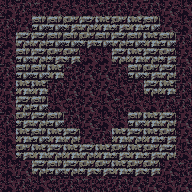

Below is a game level as drawn by its tile map, then a one-line description and the .tmx file that defines it, in full:
An orthogonal 12x12 tile map with 16x16 px tiles, 1 tile layer (tile) and 13 objects.

<map version="1.0" tiledversion="1.1.2" orientation="orthogonal" renderorder="right-down" width="12" height="12" tilewidth="16" tileheight="16" infinite="0" nextobjectid="56">
 <tileset firstgid="1" source="tileset.tsx" />
 <layer name="tile" width="12" height="12">
  <data encoding="csv">
8,6,9,7,8,8,9,6,7,6,7,8,
6,7,5,5,4,2,3,4,3,5,7,8,
8,2,2,5,5,4,5,2,5,3,5,6,
7,5,2,4,4,8,8,2,3,2,4,7,
6,5,5,3,9,7,7,6,5,4,2,6,
7,3,3,6,7,7,7,8,6,2,3,6,
8,2,5,8,9,7,8,9,8,8,6,6,
6,4,2,5,6,7,8,8,5,3,2,7,
8,3,5,3,2,7,6,3,2,3,4,7,
8,4,3,2,3,2,3,4,3,4,2,8,
8,7,2,5,2,4,4,3,4,4,7,9,
8,6,8,9,6,9,9,6,7,7,8,7
</data>
 </layer>
 <objectgroup name="item">
  <object id="54" gid="217" x="96" y="64" width="16" height="16">
   <properties>
    <property name="probability" value="10" />
   </properties>
  </object>
  <object id="55" gid="212" x="48" y="96" width="16" height="16">
   <properties>
    <property name="probability" value="10" />
   </properties>
  </object>
 </objectgroup>
 <objectgroup name="furniture">
  <object id="39" gid="26" x="160" y="112" width="16" height="16" />
  <object id="40" gid="69" x="64" y="80" width="16" height="16" />
  <object id="41" gid="69" x="64" y="128" width="16" height="16" />
  <object id="42" gid="69" x="112" y="128" width="16" height="16" />
  <object id="43" gid="85" x="112" y="80" width="16" height="16" />
  <object id="44" gid="70" x="80" y="64" width="16" height="16" />
  <object id="45" gid="70" x="96" y="64" width="16" height="16" />
  <object id="46" gid="72" x="48" y="96" width="16" height="16" />
  <object id="48" gid="29" x="80" y="144" width="16" height="16" />
  <object id="49" gid="29" x="96" y="144" width="16" height="16" />
  <object id="50" gid="78" x="48" y="112" width="16" height="16" />
 </objectgroup>
 <objectgroup name="description" />
</map>
